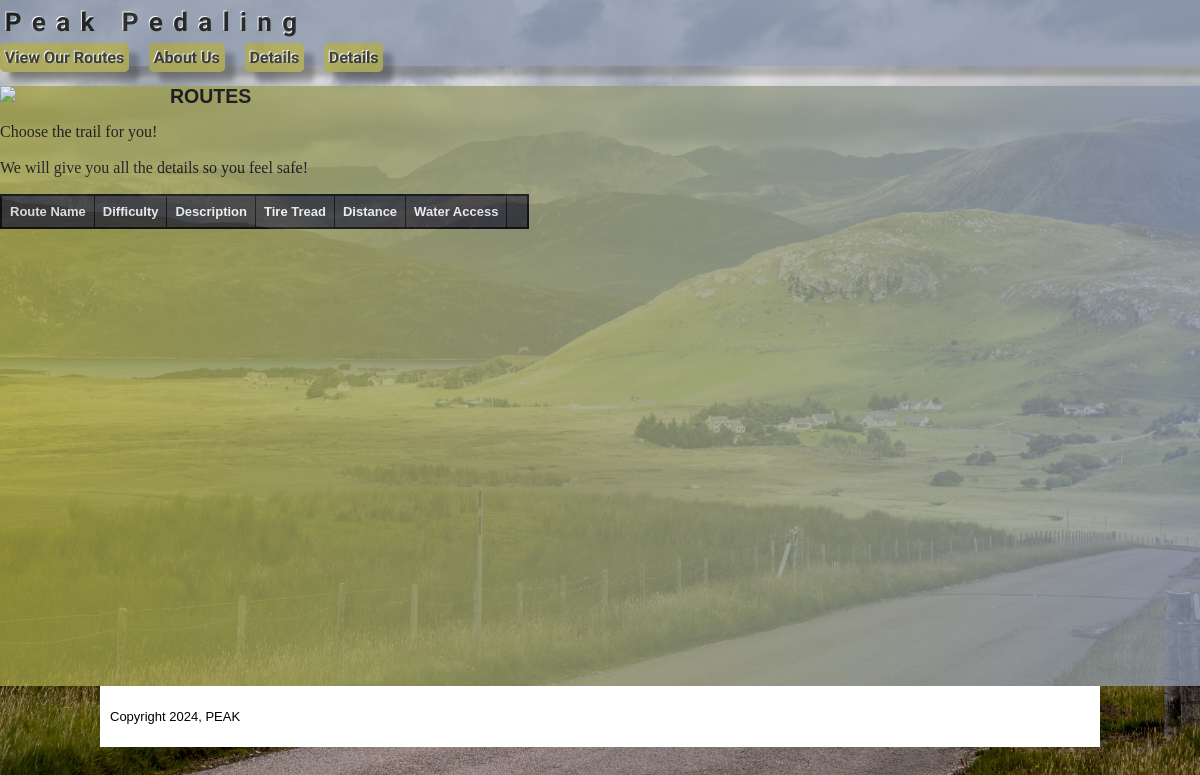
Before: /peak_pedaling/public/routes.php with the older database file.
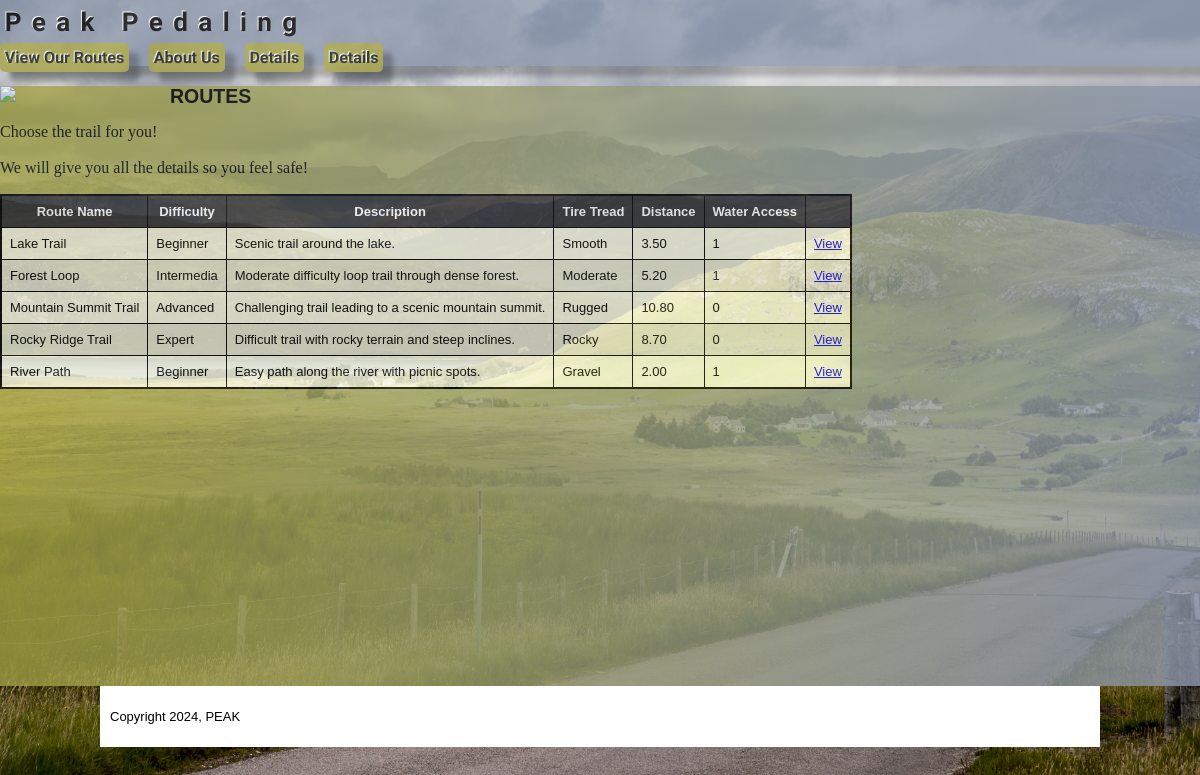
After: the same page with the newer database file.
### tables this page shows
CREATE TABLE `Route` (
    Route_ID INT AUTO_INCREMENT PRIMARY KEY,
    Difficulty VARCHAR(10) NOT NULL,
    Route_Name VARCHAR(255) NOT NULL UNIQUE,
    Description TEXT NOT NULL,
    Tire_Tread VARCHAR(10) NOT NULL,
    Distance DECIMAL(10, 2) NOT NULL,
    Water_Access BOOLEAN NOT NULL
);

### peak_pedaling/private/functions.php (called while the page is built, shortened)
<?php
function url_for($script_path) {
  return WWW_ROOT . $script_path;
}
?>

### peak_pedaling/private/classes/databaseobject.class.php (called while the page is built, shortened)
<?php
class DatabaseObject {
  static protected $database;
  static protected $table_name = "";
  static public function set_database($database) {
    self::$database = $database;
  }
  static public function find_by_sql($sql) {
    $result = self::$database->query($sql);
    $object_array = [];
    while($record = $result->fetch_assoc()) {
      $object_array[] = static::instantiate($record);
    }
    return $object_array;
  }
  static public function find_all() {
    $sql = "SELECT * FROM " . static::$table_name;
    return static::find_by_sql($sql);
  }
  static protected function instantiate($record) {
    $object = new static;
    foreach($record as $property => $value) {
      if(property_exists($object, $property)) {
        $object->$property = $value;
      }
    }
    return $object;
  }
}
?>

### peak_pedaling/private/classes/route.class.php (called while the page is built, shortened)
<?php
class Route extends DatabaseObject {
  public $Route_Name;
  public function __construct($args=[]) {
    $this->Route_Name = $args['Route_Name'] ?? '';
  }
  public function name() {
    return "{$this->Route_Name}";
  }
}

### peak_pedaling/public/routes.php (the view, shortened to what this page needs)
<?php include(SHARED_PATH . '/public_header.php'); ?>
<div id="main" role="main" tabindex="-1">
  <div id="page">
    <div class="intro">
      <img class="inset" src="<?php echo url_for('/images/AdobeStock_55807979_thumb.jpeg') ?>" />
      <h2>ROUTES</h2>
      <p>Choose the trail for you!</p>
      <p>We will give you all the details so you feel safe!</p>
    </div>
    <table id="selection">
      <tr>
        <th>Route Name</th>
        <th>Difficulty</th>
        <th>Description</th>
        <th>Tire Tread</th>
        <th>Distance</th>
        <th>Water Access</th>
        <th>&nbsp;</th>
      </tr>
<?php
$routes = Route::find_all();
?>
      <?php foreach($routes as $route) { ?>
      <tr>
        <td><?php echo $route->name(); ?></td>
        <td><?php echo $route->Difficulty; ?></td>
        <td><?php echo $route->Description; ?></td>
        <td><?php echo $route->Tire_Tread; ?></td>
        <td><?php echo $route->Distance; ?></td>
        <td><?php echo $route->Water_Access; ?></td>
        <td><a href="<?php echo url_for("/detail.php?Route_ID=" . $route->Route_ID); ?>">View</a></td>
      </tr>
      <?php } ?>
    </table>
  </div>
</div>
<?php include(SHARED_PATH . '/public_footer.php'); ?>

### peak_pedaling/private/shared/public_header.php (shortened to what this page needs)
<!doctype html>
<html lang="en">
  <head>
    <link rel="stylesheet" media="all" href="<?php echo url_for('/stylesheets/public.css'); ?>" />
  </head>
  <body>
    <header role="banner">
      <h1>
        <a href="<?php echo url_for('/index.php'); ?>">Peak Pedaling</a>
      </h1>
      <nav role="navigation">
        <ul id="menu">
          <li><a href="<?php echo url_for('/routes.php'); ?>">View Our Routes</a></li>
          <li><a href="<?php echo url_for('/about.php'); ?>">About Us</a></li>
          <li><a href="<?php echo url_for('/detail.php'); ?>">Details</a></li>
          <li><a href="<?php echo url_for('/detail.php'); ?>">Details</a></li>
      </nav>
    </header>

### peak_pedaling/private/shared/public_footer.php (shortened to what this page needs)
  <?php if(isset($peak_home)) { ?>
    <div class="expanding-wrapper">
      <?php $image_url = url_for('/images/' . $peak_home); ?>
      <img id="peak-home" src="<?php echo $image_url; ?>" />
      <footer>
        <?php include(SHARED_PATH . '/public_copyright_disclaimer.php'); ?>
      </footer>
    </div>
  <?php } else { ?>
    <footer>
      <?php include(SHARED_PATH . '/public_copyright_disclaimer.php'); ?>
    </footer>
  <?php } ?>
  </body>
</html>

### peak_pedaling/private/shared/public_copyright_disclaimer.php (shortened to what this page needs)
<p>Copyright <?php echo date('Y'); ?>, PEAK</p>

### peak_pedaling/public/stylesheets/public.css (style rules this page uses)
html { height: 100%; width: 100%; }
body { width: 100%; height: 100%; border: 0; font: 13px/15px Verdana, Arial, Helvetica, sans-serif; background-image: url('../images/winding_road.jpg'); background-size: cover; background-repeat: no-repeat; background-attachment: fixed; background-position: center; margin: 0; padding: 0; position: relative; }
#main { background-size: 100% 100%; background-position: 0px 0px; background-image: linear-gradient(90deg, #A4A244 0%, #8B96AB 100%); opacity: .8; min-height: 600px; width: 100%; padding: 0; margin: 0; }
header { font-family: 'Sedan', sans-serif; width: 100%; padding: 0; text-align: left; color: #FFFFFF; background-color: #8B96AB; box-shadow: 10px 10px 5px rgba(4, 4, 4, 0.3); padding: 15px 0 0 0; opacity: .8; }
header h1 { margin: 0; text-align: left; }
header h1 a { text-decoration: none; color: #000; letter-spacing: 0.4em; background-color: #8B96AB; font-weight: bold; padding: .3rem; text-shadow: -1px -1px 0 #ffffff; }
footer { clear: both; width: 980px; margin: 0 auto; padding: 10px; background-color: #fff; }
nav #menu { display: flex; justify-content: flex-start; margin: 20px auto; padding: 0; }
nav #menu li { list-style: none; }
nav #menu li a { font-family: 'Sedan', sans-serif; margin-right: 20px; box-shadow: 10px 10px 5px rgba(4, 4, 4, 0.3); font-size: 16px; font-weight: bold; text-shadow: -1px -1px 0 #ffffff; }
nav #menu li a { padding: .3rem; text-decoration: none; color: #1a1919; background-color: #A4A244; border-radius: 5px; transition: background-color 0.3s ease; }
div#page { margin: 0; }
div#page h2 { line-height: 20px; }
div#page p { font: 16px/20px Georgia, Times, "Times New Roman", serif; }
img.inset { float: left; width: 150px; margin-right: 20px; }
table { border: rgb(0, 0, 0) solid 2px; border-collapse: collapse; vertical-align: top; -moz-border-radius: 20px; }
th, td { border: rgb(0, 0, 0) solid 1px; padding: .5rem; vertical-align: top; }
th { background-color: #333; color: rgb(255, 255, 255) }
tr:nth-of-type(even) { background-color: #f5f5dc; }
tr:nth-of-type(odd) { background-color: #e0e0c8; }

Changed rows visible on the page:
added route: Route_Name "Lake Trail", Difficulty "Beginner", Description "Scenic trail around the lake.", Tire_Tread "Smooth", Distance "3.50", Water_Access "1"
added route: Route_Name "Forest Loop", Difficulty "Intermedia", Description "Moderate difficulty loop trail through dense forest.", Tire_Tread "Moderate", Distance "5.20", Water_Access "1"
added route: Route_Name "Mountain Summit Trail", Difficulty "Advanced", Description "Challenging trail leading to a scenic mountain summit.", Tire_Tread "Rugged", Distance "10.80", Water_Access "0"
added route: Route_Name "Rocky Ridge Trail", Difficulty "Expert", Description "Difficult trail with rocky terrain and steep inclines.", Tire_Tread "Rocky", Distance "8.70", Water_Access "0"
added route: Route_Name "River Path", Difficulty "Beginner", Description "Easy path along the river with picnic spots.", Tire_Tread "Gravel", Distance "2.00", Water_Access "1"
